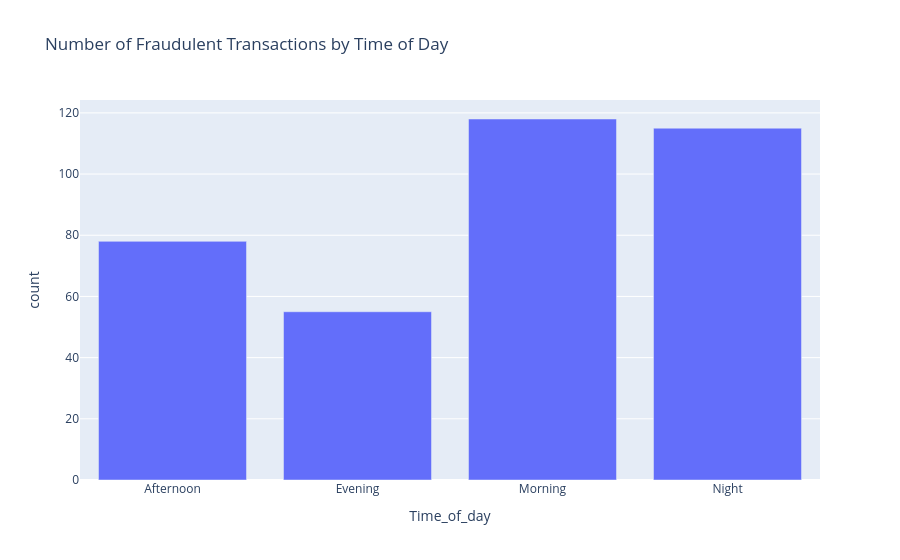

This figure's notebook cell:
### Code cell
frauds = train_df[train_df['Class'] == 1]
px.bar(frauds.groupby('Time_of_day').size().reset_index(name='count'), x='Time_of_day', y='count', title='Number of Fraudulent Transactions by Time of Day').show()

### Figure 1 — Plotly figure (JSON) as saved in the notebook; plotly's stock layout.template omitted (floating-point values rounded to 4 significant figures)
{"data": [{"hovertemplate": "Time_of_day=%{x}<br>count=%{y}<extra></extra>", "legendgroup": "", "marker": {"color": "#636efa", "pattern": {"shape": ""}}, "name": "", "orientation": "v", "showlegend": false, "textposition": "auto", "type": "bar", "x": ["Afternoon", "Evening", "Morning", "Night"], "xaxis": "x", "y": [78, 55, 118, 115], "yaxis": "y"}], "layout": {"barmode": "relative", "legend": {"tracegroupgap": 0}, "title": {"text": "Number of Fraudulent Transactions by Time of Day"}, "xaxis": {"anchor": "y", "domain": [0, 1], "title": {"text": "Time_of_day"}}, "yaxis": {"anchor": "x", "domain": [0, 1], "title": {"text": "count"}}}}
